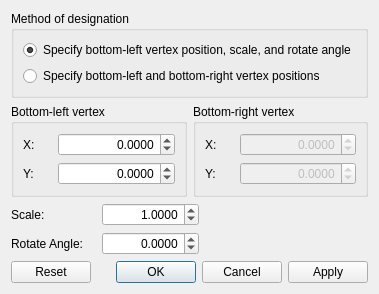
<?xml version="1.0" encoding="UTF-8"?>
<ui version="4.0">
 <class>BackgroundImageInfoDialog</class>
 <widget class="QDialog" name="BackgroundImageInfoDialog">
  <property name="enabled">
   <bool>true</bool>
  </property>
  <property name="geometry">
   <rect>
    <x>0</x>
    <y>0</y>
    <width>363</width>
    <height>268</height>
   </rect>
  </property>
  <property name="windowTitle">
   <string>Background Image Position</string>
  </property>
  <layout class="QVBoxLayout" name="verticalLayout_2">
   <item>
    <widget class="QGroupBox" name="groupBox_2">
     <property name="title">
      <string>Method of designation</string>
     </property>
     <layout class="QVBoxLayout" name="verticalLayout">
      <item>
       <widget class="QRadioButton" name="scaleAngleRadioButton">
        <property name="text">
         <string>Specify bottom-left vertex position, scale, and rotate angle</string>
        </property>
        <property name="checked">
         <bool>true</bool>
        </property>
       </widget>
      </item>
      <item>
       <widget class="QRadioButton" name="bottomRightRadioButton">
        <property name="text">
         <string>Specify bottom-left and bottom-right vertex positions</string>
        </property>
       </widget>
      </item>
     </layout>
    </widget>
   </item>
   <item>
    <layout class="QHBoxLayout" name="horizontalLayout">
     <item>
      <widget class="QGroupBox" name="groupBox">
       <property name="title">
        <string>Bottom-left vertex</string>
       </property>
       <layout class="QGridLayout" name="gridLayout" rowstretch="0,0" columnstretch="1,4">
        <item row="0" column="0">
         <widget class="QLabel" name="blxLabel">
          <property name="text">
           <string>X:</string>
          </property>
         </widget>
        </item>
        <item row="0" column="1">
         <widget class="QDoubleSpinBox" name="blxSpinBox">
          <property name="alignment">
           <set>Qt::AlignRight|Qt::AlignTrailing|Qt::AlignVCenter</set>
          </property>
          <property name="decimals">
           <number>4</number>
          </property>
          <property name="minimum">
           <double>-10000000.000000000000000</double>
          </property>
          <property name="maximum">
           <double>10000000.000000000000000</double>
          </property>
          <property name="value">
           <double>0.000000000000000</double>
          </property>
         </widget>
        </item>
        <item row="1" column="0">
         <widget class="QLabel" name="blyLabel">
          <property name="text">
           <string>Y:</string>
          </property>
         </widget>
        </item>
        <item row="1" column="1">
         <widget class="QDoubleSpinBox" name="blySpinBox">
          <property name="alignment">
           <set>Qt::AlignRight|Qt::AlignTrailing|Qt::AlignVCenter</set>
          </property>
          <property name="decimals">
           <number>4</number>
          </property>
          <property name="minimum">
           <double>-10000000.000000000000000</double>
          </property>
          <property name="maximum">
           <double>10000000.000000000000000</double>
          </property>
          <property name="value">
           <double>0.000000000000000</double>
          </property>
         </widget>
        </item>
       </layout>
      </widget>
     </item>
     <item>
      <widget class="QGroupBox" name="groupBox_3">
       <property name="enabled">
        <bool>true</bool>
       </property>
       <property name="title">
        <string>Bottom-right vertex</string>
       </property>
       <layout class="QGridLayout" name="gridLayout_3" rowstretch="0,0" columnstretch="1,4">
        <item row="0" column="0">
         <widget class="QLabel" name="brxLabel">
          <property name="text">
           <string>X:</string>
          </property>
         </widget>
        </item>
        <item row="0" column="1">
         <widget class="QDoubleSpinBox" name="brxSpinBox">
          <property name="enabled">
           <bool>false</bool>
          </property>
          <property name="alignment">
           <set>Qt::AlignRight|Qt::AlignTrailing|Qt::AlignVCenter</set>
          </property>
          <property name="decimals">
           <number>4</number>
          </property>
          <property name="minimum">
           <double>-10000000.000000000000000</double>
          </property>
          <property name="maximum">
           <double>10000000.000000000000000</double>
          </property>
          <property name="value">
           <double>0.000000000000000</double>
          </property>
         </widget>
        </item>
        <item row="1" column="0">
         <widget class="QLabel" name="bryLabel">
          <property name="text">
           <string>Y:</string>
          </property>
         </widget>
        </item>
        <item row="1" column="1">
         <widget class="QDoubleSpinBox" name="brySpinBox">
          <property name="enabled">
           <bool>false</bool>
          </property>
          <property name="alignment">
           <set>Qt::AlignRight|Qt::AlignTrailing|Qt::AlignVCenter</set>
          </property>
          <property name="decimals">
           <number>4</number>
          </property>
          <property name="minimum">
           <double>-10000000.000000000000000</double>
          </property>
          <property name="maximum">
           <double>10000000.000000000000000</double>
          </property>
          <property name="value">
           <double>0.000000000000000</double>
          </property>
         </widget>
        </item>
       </layout>
      </widget>
     </item>
    </layout>
   </item>
   <item>
    <layout class="QHBoxLayout" name="horizontalLayout_2" stretch="0,1">
     <item>
      <layout class="QGridLayout" name="gridLayout_2" columnstretch="0,0,0">
       <item row="1" column="2">
        <widget class="QDoubleSpinBox" name="angleSpinBox">
         <property name="alignment">
          <set>Qt::AlignRight|Qt::AlignTrailing|Qt::AlignVCenter</set>
         </property>
         <property name="decimals">
          <number>4</number>
         </property>
         <property name="minimum">
          <double>-180.000000000000000</double>
         </property>
         <property name="maximum">
          <double>360.000000000000000</double>
         </property>
         <property name="value">
          <double>0.000000000000000</double>
         </property>
        </widget>
       </item>
       <item row="0" column="0">
        <widget class="QLabel" name="scaleLabel">
         <property name="text">
          <string>Scale:</string>
         </property>
        </widget>
       </item>
       <item row="0" column="2">
        <widget class="QDoubleSpinBox" name="scaleSpinBox">
         <property name="alignment">
          <set>Qt::AlignRight|Qt::AlignTrailing|Qt::AlignVCenter</set>
         </property>
         <property name="decimals">
          <number>4</number>
         </property>
         <property name="minimum">
          <double>0.000100000000000</double>
         </property>
         <property name="maximum">
          <double>10000000.000000000000000</double>
         </property>
         <property name="value">
          <double>1.000000000000000</double>
         </property>
        </widget>
       </item>
       <item row="1" column="0">
        <widget class="QLabel" name="angleLabel">
         <property name="text">
          <string>Rotate Angle:</string>
         </property>
        </widget>
       </item>
       <item row="0" column="1">
        <widget class="QLabel" name="scaleHelpLabel">
         <property name="toolTip">
          <string>&lt;html&gt;&lt;head/&gt;&lt;body&gt;&lt;p&gt;Specify the distance in meters that corresponds to the width of one pixel of the image.&lt;/p&gt;&lt;/body&gt;&lt;/html&gt;</string>
         </property>
         <property name="text">
          <string/>
         </property>
         <property name="pixmap">
          <pixmap resource="../../guibase/guibase.qrc">:/libs/guibase/images/iconQuestion.png</pixmap>
         </property>
        </widget>
       </item>
       <item row="1" column="1">
        <widget class="QLabel" name="angleHelpLabel">
         <property name="toolTip">
          <string>&lt;html&gt;&lt;head/&gt;&lt;body&gt;&lt;p&gt;Specify the angle of image bottom edge against X-axis.&lt;/p&gt;&lt;/body&gt;&lt;/html&gt;</string>
         </property>
         <property name="text">
          <string/>
         </property>
         <property name="pixmap">
          <pixmap resource="../../guibase/guibase.qrc">:/libs/guibase/images/iconQuestion.png</pixmap>
         </property>
        </widget>
       </item>
      </layout>
     </item>
     <item>
      <spacer name="horizontalSpacer">
       <property name="orientation">
        <enum>Qt::Horizontal</enum>
       </property>
       <property name="sizeHint" stdset="0">
        <size>
         <width>40</width>
         <height>20</height>
        </size>
       </property>
      </spacer>
     </item>
    </layout>
   </item>
   <item>
    <spacer name="verticalSpacer">
     <property name="orientation">
      <enum>Qt::Vertical</enum>
     </property>
     <property name="sizeHint" stdset="0">
      <size>
       <width>20</width>
       <height>7</height>
      </size>
     </property>
    </spacer>
   </item>
   <item>
    <widget class="QDialogButtonBox" name="buttonBox">
     <property name="orientation">
      <enum>Qt::Horizontal</enum>
     </property>
     <property name="standardButtons">
      <set>QDialogButtonBox::Apply|QDialogButtonBox::Cancel|QDialogButtonBox::Ok|QDialogButtonBox::Reset</set>
     </property>
    </widget>
   </item>
  </layout>
 </widget>
 <resources>
  <include location="../../guibase/guibase.qrc"/>
 </resources>
 <connections>
  <connection>
   <sender>buttonBox</sender>
   <signal>accepted()</signal>
   <receiver>BackgroundImageInfoDialog</receiver>
   <slot>accept()</slot>
   <hints>
    <hint type="sourcelabel">
     <x>248</x>
     <y>254</y>
    </hint>
    <hint type="destinationlabel">
     <x>157</x>
     <y>267</y>
    </hint>
   </hints>
  </connection>
  <connection>
   <sender>buttonBox</sender>
   <signal>rejected()</signal>
   <receiver>BackgroundImageInfoDialog</receiver>
   <slot>reject()</slot>
   <hints>
    <hint type="sourcelabel">
     <x>325</x>
     <y>258</y>
    </hint>
    <hint type="destinationlabel">
     <x>286</x>
     <y>267</y>
    </hint>
   </hints>
  </connection>
  <connection>
   <sender>scaleAngleRadioButton</sender>
   <signal>toggled(bool)</signal>
   <receiver>scaleSpinBox</receiver>
   <slot>setEnabled(bool)</slot>
   <hints>
    <hint type="sourcelabel">
     <x>93</x>
     <y>37</y>
    </hint>
    <hint type="destinationlabel">
     <x>88</x>
     <y>182</y>
    </hint>
   </hints>
  </connection>
  <connection>
   <sender>scaleAngleRadioButton</sender>
   <signal>toggled(bool)</signal>
   <receiver>angleSpinBox</receiver>
   <slot>setEnabled(bool)</slot>
   <hints>
    <hint type="sourcelabel">
     <x>107</x>
     <y>36</y>
    </hint>
    <hint type="destinationlabel">
     <x>103</x>
     <y>205</y>
    </hint>
   </hints>
  </connection>
  <connection>
   <sender>bottomRightRadioButton</sender>
   <signal>toggled(bool)</signal>
   <receiver>brxSpinBox</receiver>
   <slot>setEnabled(bool)</slot>
   <hints>
    <hint type="sourcelabel">
     <x>200</x>
     <y>57</y>
    </hint>
    <hint type="destinationlabel">
     <x>234</x>
     <y>119</y>
    </hint>
   </hints>
  </connection>
  <connection>
   <sender>bottomRightRadioButton</sender>
   <signal>toggled(bool)</signal>
   <receiver>brySpinBox</receiver>
   <slot>setEnabled(bool)</slot>
   <hints>
    <hint type="sourcelabel">
     <x>164</x>
     <y>62</y>
    </hint>
    <hint type="destinationlabel">
     <x>254</x>
     <y>143</y>
    </hint>
   </hints>
  </connection>
 </connections>
</ui>
